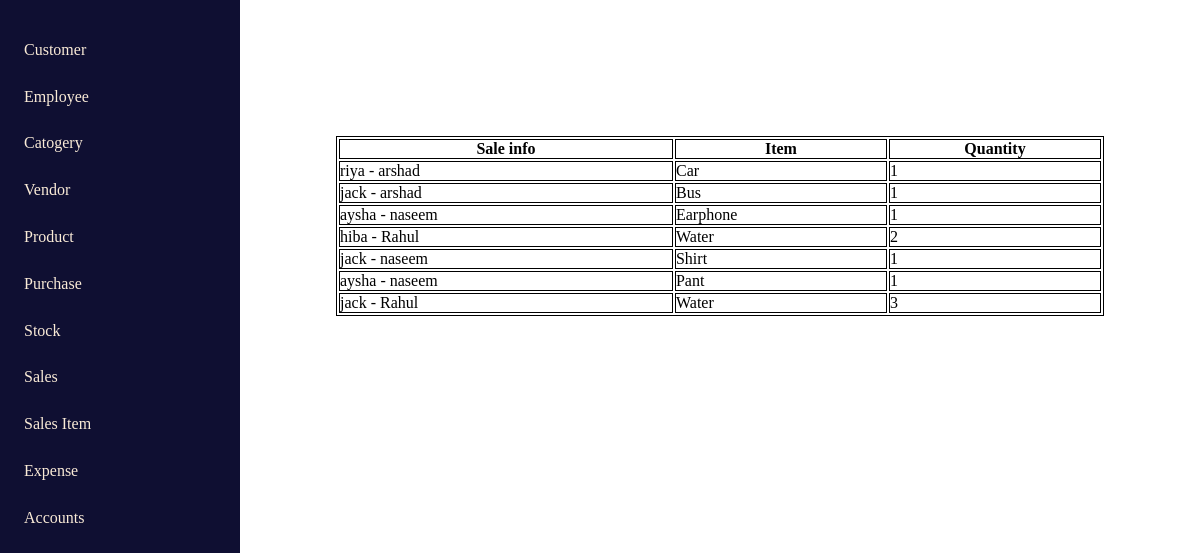
The page /saleItem on the database its author committed.
### home/models.py (models this page shows, shortened)
class SaleItem(models.Model):
    sales_form = models.ForeignKey(SalesForm, on_delete=models.CASCADE)
    stock = models.ForeignKey(StockData, on_delete=models.CASCADE)
    quantity = models.IntegerField()
    type = models.CharField(max_length=200, default="Cash")

class SalesForm(models.Model):
    customer = models.ForeignKey(CustomerContactForm, on_delete=models.CASCADE)
    employee = models.ForeignKey(employeeContactForm, on_delete=models.CASCADE)
    date = models.DateField(auto_now_add=True)
    total_amount = models.DecimalField(max_digits=10, decimal_places=2, default=0)
    type = models.CharField(max_length=200, default="Cash")

class CustomerContactForm(models.Model):
    name = models.CharField(max_length=200)
    phone = models.CharField(max_length=200)
    email = models.EmailField(max_length=200)
    place = models.CharField(max_length=200)

class employeeContactForm(models.Model):
    name = models.CharField(max_length=200)
    phone = models.CharField(max_length=200)
    email = models.EmailField(max_length=200)
    place = models.CharField(max_length=200)
    salary = models.CharField(max_length=200)

class StockData(models.Model):
    product = models.ForeignKey(productFormData, on_delete=models.CASCADE)
    total_quantity = models.IntegerField()
    selling_price = models.DecimalField(max_digits=10, decimal_places=2)

class productFormData(models.Model):
    product = models.ForeignKey(categoryFormData, on_delete=models.CASCADE)
    name = models.TextField(max_length=200)
    price = models.TextField(max_length=200)

### home/views.py (the view)
# urls.py: path('saleItem', saleItem, name='saleItem'),
def saleItem(request):
    sale_items = SaleItem.objects.all()
    return render(request, 'saleItem.html', {'sale_items': sale_items})

### templates/saleItem.html (shortened to what this page needs)
{% extends "index.html" %}
{% block saleItem_content %}
<div class="table_container">
    <table>
        <tbody>
            <th>Sale info</th>
            <th>Item</th>
            <th>Quantity</th>
        </tbody>
        <tbody>
            {% for sale_item in sale_items %}
            <tr>
                <td>{{sale_item.sales_form.customer.name}} - {{sale_item.sales_form.employee.name}}</td>
                <td>{{sale_item.stock.product.name}}</td>
                <td>{{sale_item.quantity}}</td>
            </tr>
            {% endfor %}
        </tbody>
    </table>
</div>
{% endblock saleItem_content %}

### templates/index.html (style rules this page uses)
* { margin: 0%; padding: 0%; }

### templates/saleItem.html (style rules this page uses)
.table_container { width: 80%; display: flex; padding: 3% 0%; justify-content: center; position: absolute; top: 100px; right: 0px; }
table { border: 1px solid black; width: 80%; height: auto; }
th,td { border: 1px solid black; }

### rows shown on the page
SaleItem: sales_form.customer.name "riya", sales_form.employee.name "arshad", stock.product.name "Car", quantity "1"
SaleItem: sales_form.customer.name "jack", sales_form.employee.name "arshad", stock.product.name "Bus", quantity "1"
SaleItem: sales_form.customer.name "aysha", sales_form.employee.name "naseem", stock.product.name "Earphone", quantity "1"
SaleItem: sales_form.customer.name "hiba", sales_form.employee.name "Rahul", stock.product.name "Water", quantity "2"
SaleItem: sales_form.customer.name "jack", sales_form.employee.name "naseem", stock.product.name "Shirt", quantity "1"
SaleItem: sales_form.customer.name "aysha", sales_form.employee.name "naseem", stock.product.name "Pant", quantity "1"
SaleItem: sales_form.customer.name "jack", sales_form.employee.name "Rahul", stock.product.name "Water", quantity "3"
